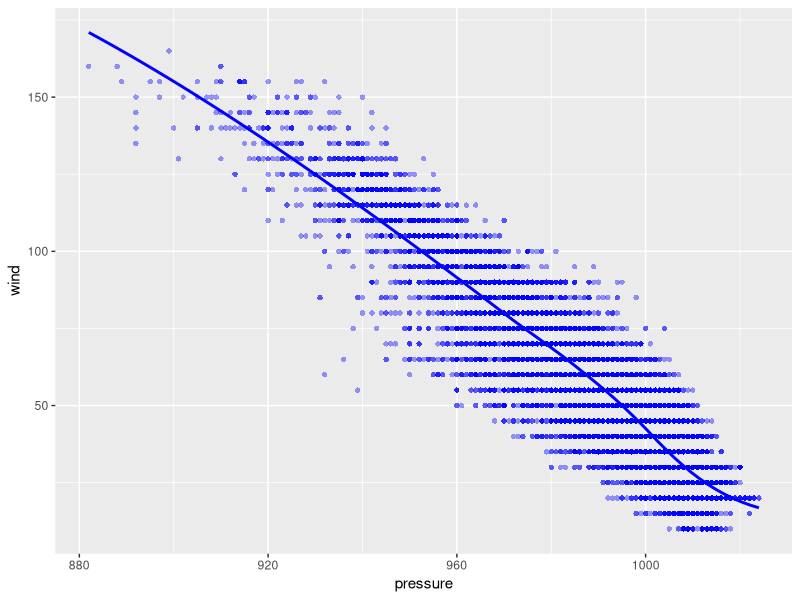

Generate this figure with R:
## ---- chunk 1
library(tidyverse)
library(ggplot2)

## ---- chunk 2
ggplot(data = storms, mapping = aes(x = pressure, y = wind)) +
  geom_point(color = 'blue',
             alpha = 0.4, shape = 16) +
  geom_smooth(method = 'loess', color = 'blue', se = FALSE)

      
       



